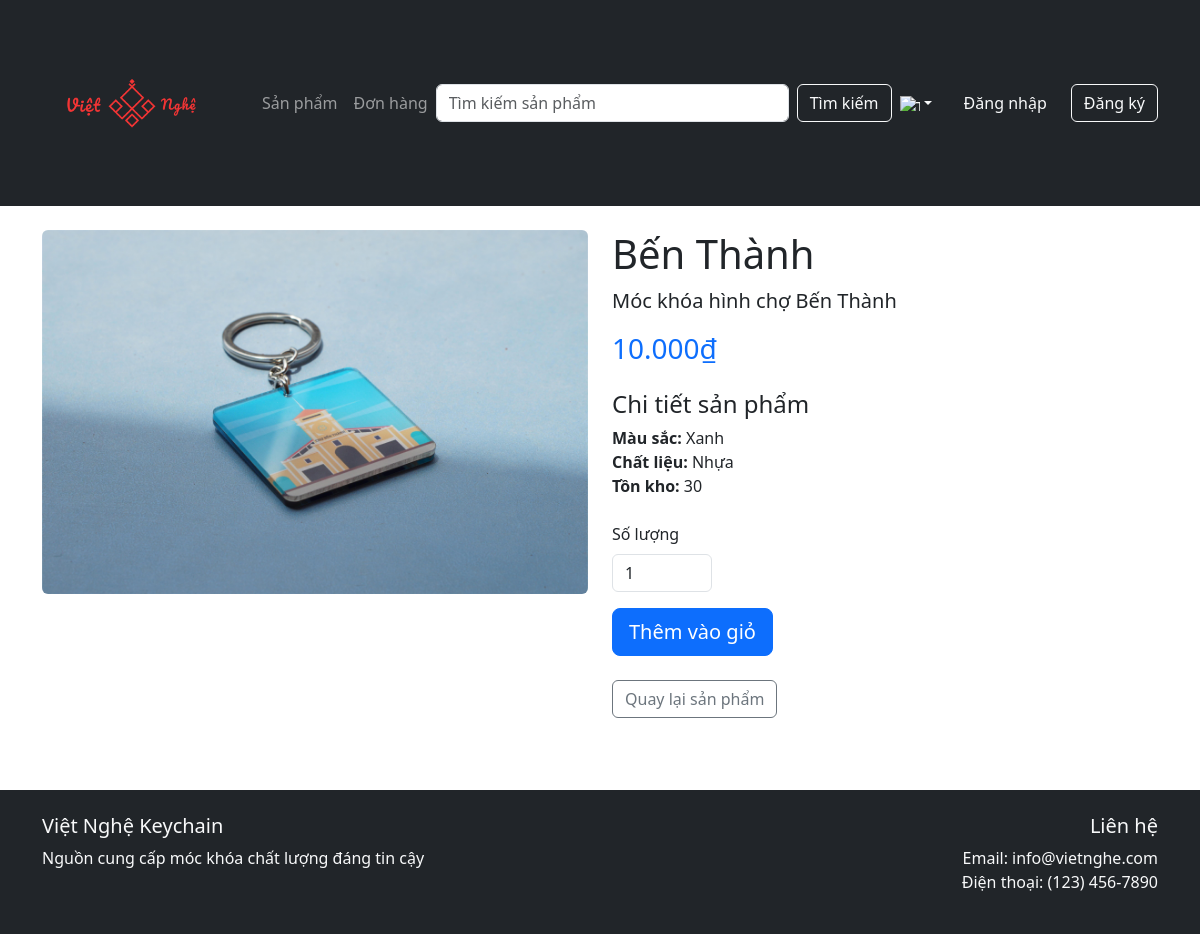
The app's page /products/3 with its own data.
### tables this page shows
CREATE TABLE `products` (
  `product_id` int(11) NOT NULL,
  `name` varchar(100) NOT NULL,
  `description` text DEFAULT NULL,
  `price` bigint(20) NOT NULL,
  `color` varchar(30) DEFAULT NULL,
  `material` varchar(30) DEFAULT NULL,
  `stock_quantity` int(11) NOT NULL DEFAULT 0,
  `image_url` varchar(150) DEFAULT NULL,
  `created_by` int(11) DEFAULT NULL,
  `created_at` datetime DEFAULT current_timestamp(),
  `deleted` tinyint(1) NOT NULL DEFAULT 0
);

### controllers/Controller.php (called while the page is built, shortened)
<?php
abstract class Controller {
    protected function render($view, $data = []) {
        extract($data);
        $viewPath = __DIR__ . "/../views/{$view}.php";
        require $viewPath;
        require __DIR__ . "/../views/layouts/main.php";
    }
}

### controllers/ProductController.php (called while the page is built, shortened)
<?php
require_once __DIR__ . '/Controller.php';
require_once __DIR__ . '/../models/Product.php';
class ProductController extends Controller {
    private $productModel;
    public function __construct() {
        $this->productModel = new Product();
    }
    public function show($id) {
        $product = $this->productModel->findById($id);
        $this->render('products/detail', ['product' => $product]);
    }
}

### models/Model.php (called while the page is built, shortened)
<?php
class Model {
    public function __construct() {
        global $db;
        $this->db = $db;
    }
}

### models/Product.php (called while the page is built, shortened)
<?php
require_once __DIR__ . '/Model.php';
class Product extends Model
{
    protected $table = 'products';
    protected $primaryKey = 'product_id';
    public function findById($id)
    {
        $sql = "SELECT * FROM {$this->table} WHERE {$this->primaryKey} = ? AND deleted = 0";
        $stmt = $this->db->prepare($sql);
        $stmt->bind_param("i", $id);
        $stmt->execute();
        $result = $stmt->get_result();
        return $result->fetch_assoc();
    }
}

### config/helpers.php (called while the page is built, shortened)
<?php
function getCurrentLanguage() {
    return isset($_SESSION['language']) ? $_SESSION['language'] : 'vi';
}
function __($key) {
    $languages = require __DIR__ . '/languages.php';
    $currentLang = getCurrentLanguage();
    return $languages[$currentLang][$key] ?? $key;
}
function formatCurrency($amount, $currency = 'VND') {
    if ($currency === 'VND') {
        return number_format($amount, 0, ',', '.') . '₫';
    } else {
        return '$' . number_format($amount, 2, '.', ',');
    }
}

### views/products/detail.php (the view, shortened to what this page needs)
<div class="row">
    <div class="col-md-6">
        <img src="<?php echo htmlspecialchars($product['image_url']); ?>"
             class="img-fluid rounded"
             alt="<?php echo htmlspecialchars($product['name']); ?>">
    </div>
    <div class="col-md-6">
        <h1><?php echo htmlspecialchars($product['name']); ?></h1>
        <p class="lead"><?php echo htmlspecialchars($product['description']); ?></p>
        <div class="mb-4">
            <h3 class="text-primary"><?php echo formatCurrency($product['price']); ?></h3>
        </div>
        <div class="mb-4">
            <h4><?= __('product_details') ?></h4>
            <ul class="list-unstyled">
                <li><strong><?= __('color') ?>:</strong> <?php echo htmlspecialchars($product['color']); ?></li>
                <li><strong><?= __('material') ?>:</strong> <?php echo htmlspecialchars($product['material']); ?></li>
                <li><strong><?= __('stock') ?>:</strong> <?php echo htmlspecialchars($product['stock_quantity']); ?></li>
            </ul>
        </div>
        <?php if ($product['stock_quantity'] > 0): ?>
            <form action="/vietnghe-keychain/cart/add" method="POST" class="mb-4">
                <div class="mb-3">
                    <label for="quantity" class="form-label"><?= __('quantity') ?></label>
                    <input type="number"
                           class="form-control"
                           id="quantity"
                           name="quantity"
                           value="1"
                           min="1"
                           max="<?php echo $product['stock_quantity']; ?>"
                           style="width: 100px;">
                </div>
                <button type="submit" class="btn btn-primary btn-lg"><?= __('add_to_cart') ?></button>
            </form>
        <?php else: ?>
            <div class="alert alert-warning">
                <?= __('out_of_stock') ?>
            </div>
        <?php endif; ?>
        <div class="mt-4">
            <a href="/vietnghe-keychain/products" class="btn btn-outline-secondary"><?= __('back_to_products') ?></a>
        </div>
    </div>
</div>

### public/css/style.css (style rules this page uses)
html, body { height: 100%; margin: 0; }
body { display: flex; flex-direction: column; min-height: 100vh; }
.btn { white-space: nowrap; min-width: max-content; }

### records on screen
products: image_url (picture), name "Bến Thành", description "Móc khóa hình chợ Bến Thành", price "10.000₫", color "Xanh", material "Nhựa", stock_quantity "30"

### other values on screen
__('products') "Sản phẩm"
__('orders') "Đơn hàng"
__('search_button') "Tìm kiếm"
__('login') "Đăng nhập"
__('register') "Đăng ký"
__('product_details') "Chi tiết sản phẩm"
__('color') "Màu sắc"
__('material') "Chất liệu"
__('stock') "Tồn kho"
__('quantity') "Số lượng"
__('add_to_cart') "Thêm vào giỏ"
__('back_to_products') "Quay lại sản phẩm"
__('trusted_source') "Nguồn cung cấp móc khóa chất lượng đáng tin cậy"
__('contact_us') "Liên hệ"
__('email') "Email"
